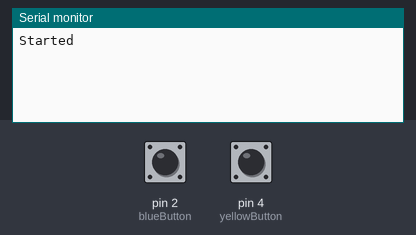
A sketch run on a simulated Arduino Uno, built with avr-gcc and run on an emulated ATmega328P. On the bench: the last lines printed to the serial monitor. The test bench sets the inputs (shaded band); at power-on: pin 2 (blueButton) LOW, pin 4 (yellowButton) LOW.

Above: at 1.2 s.
1.3 s: pin 2 (blueButton) pulled HIGH for 0.15 s
At 2.1 s:
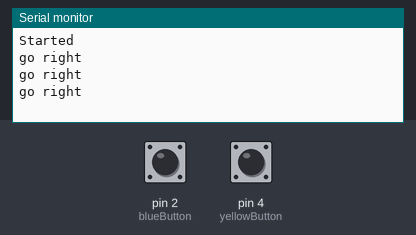
2.9 s: pin 4 (yellowButton) pulled HIGH for 0.15 s
At 3.3 s:
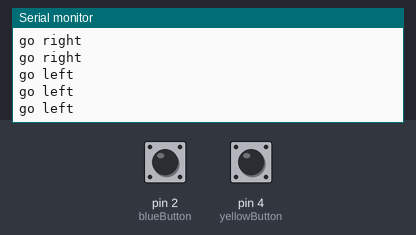

Measured:
- after the input at 1.3 s, the serial monitor: prints a new line at once (image 1)
- after the input at 2.9 s, the serial monitor: prints a new line at once (image 2)

The sketch:

SignalToUnityTest.ino
```cpp
const int blueButton = 2;
const int yellowButton = 4;

int right = 0;
int left = 0;

void setup() {
  Serial.begin(115200);
  Serial.println("Started");
  pinMode(blueButton, INPUT);

}

void loop() {
  // put your main code here, to run repeatedly:
  right = digitalRead(blueButton);
  left = digitalRead(yellowButton);

  if(right == HIGH){
    Serial.println("go right");
    delay(50);
  }
  if(left == HIGH){
    Serial.println("go left");
    delay(50);
  }

}
```
